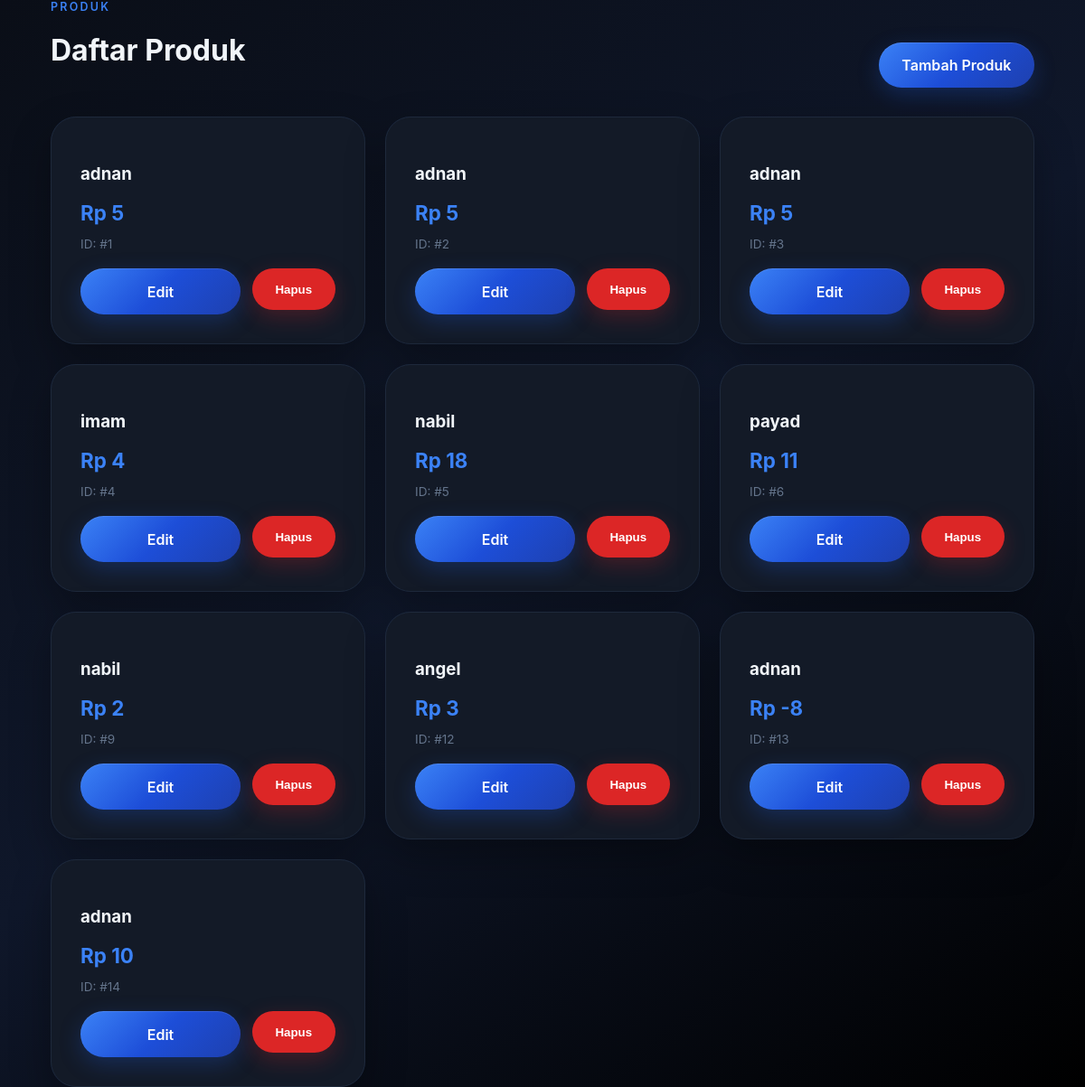
The page /produk/list/ (signed in) on the database as committed earlier.
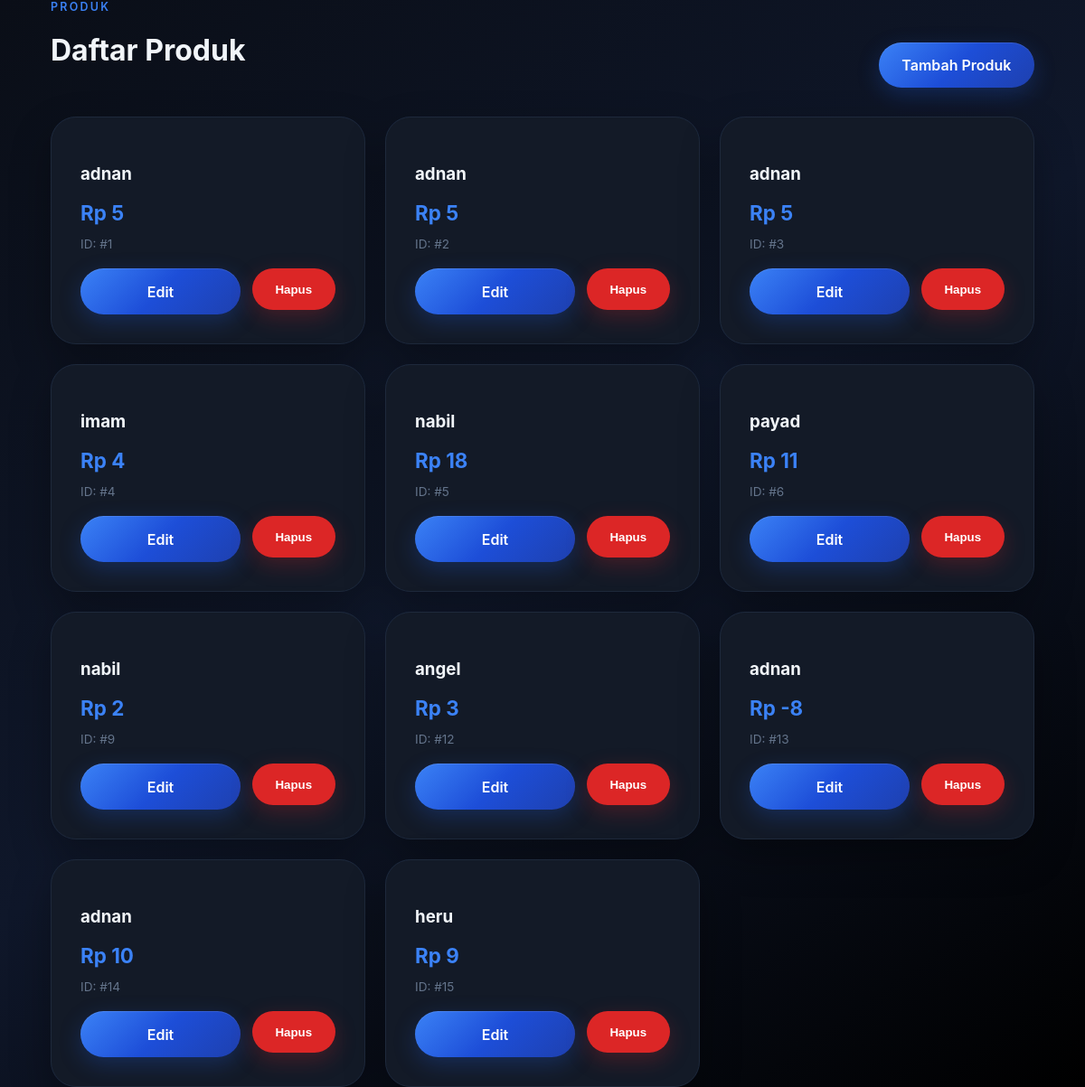
The same page on the database as committed later.
### appku/models.py (models this page shows, shortened)
class Produk(models.Model):
    nama = models.CharField(max_length=100)
    harga = models.IntegerField(default=0)
    kategori = models.ForeignKey(
        Kategori,
        on_delete=models.SET_NULL,
        null=True,
        blank=True,
        related_name="produks",
    )
    supplier = models.ForeignKey(
        Supplier,
        on_delete=models.SET_NULL,
        null=True,
        blank=True,
        related_name="produks",
    )
    stok = models.IntegerField(default=0)
    deskripsi = models.TextField(blank=True, default="")

### appku/views.py (the view)
# urls.py: path("produk/list/", views.produk_list, name="produk_list"),
@login_required
def produk_list(request):
    produk_list = Produk.objects.all()
    return render(request, "appku/produk_list.html", {"produk_list": produk_list})

### appku/templates/appku/produk_list.html (shortened to what this page needs)
{% extends 'appku/base.html' %}
{% load humanize %}
{% block content %}
    <div class="container">
        <div class="page-header fade-up">
            <div>
                <div class="eyebrow">Produk</div>
                <h1>Daftar Produk</h1>
            </div>
            <a href="{% url 'produk_form' %}" class="btn btn-primary">Tambah Produk</a>
        </div>
        <div class="produk-grid">
            {% for produk in produk_list %}
                <div class="produk-card fade-up delay-1">
                    <h3>{{ produk.nama }}</h3>
                    <p class="produk-price">Rp {{ produk.harga|intcomma }}</p>
                    <div class="produk-meta">
                        <span>ID: #{{ produk.id }}</span>
                    </div>
                    <div class="produk-actions">
                        <a href="{% url 'produk_edit' produk.pk %}" class="btn btn-primary">Edit</a>
                        <form method="post" action="{% url 'produk_delete' produk.pk %}" style="display: inline;">
                            <button type="submit" class="btn btn-danger" onclick="return confirm('Yakin hapus produk ini?')">Hapus</button>
                        </form>
                    </div>
                </div>
            {% empty %}
                <p>Belum ada produk.</p>
            {% endfor %}
        </div>
    </div>
{% endblock %}

Rows that differ between the two databases and show on the page:
added Produk: nama "heru", harga "9", id "15"
